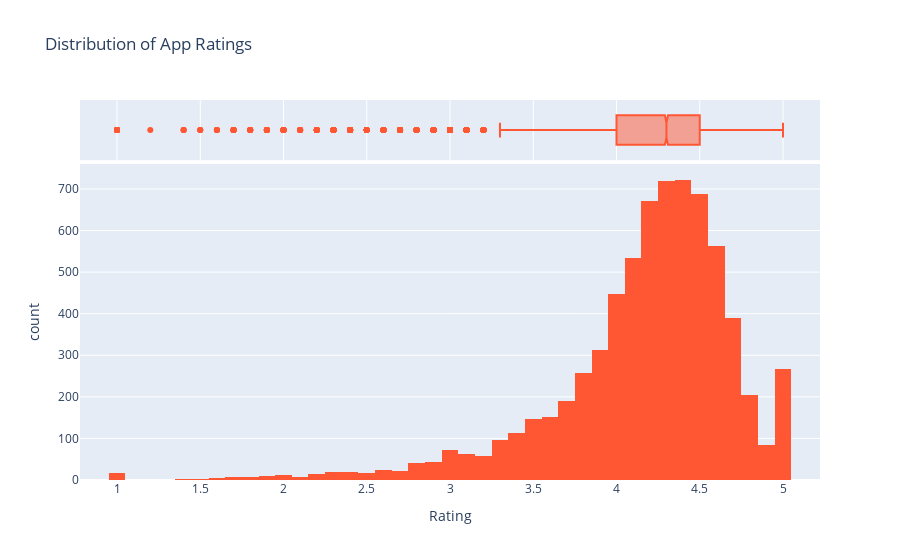

Write notebook code for a chart like this one.
### Code cell
# 3.Distribution of App Ratings
fig_rating = px.histogram(
    df, 
    x='Rating', 
    title='Distribution of App Ratings',
    marginal='box', # Show box plot for distribution detail (Skill Enhancement: Adding detail)
    color_discrete_sequence=['#FF5733']
)
fig_rating.show()

### Figure 1 — Plotly figure (JSON) as saved in the notebook; plotly's stock layout.template omitted (floating-point values rounded to 4 significant figures; data arrays with more than 128 entries replaced by an {"elided": "..."} marker saying what was removed)
{"data": [{"alignmentgroup": "True", "bingroup": "x", "hovertemplate": "Rating=%{x}<br>count=%{y}<extra></extra>", "legendgroup": "", "marker": {"color": "#FF5733", "pattern": {"shape": ""}}, "name": "", "offsetgroup": "", "orientation": "v", "showlegend": false, "type": "histogram", "x": {"elided": "7021 float values"}, "xaxis": "x", "yaxis": "y"}, {"alignmentgroup": "True", "hovertemplate": "Rating=%{x}<extra></extra>", "legendgroup": "", "marker": {"color": "#FF5733"}, "name": "", "notched": true, "offsetgroup": "", "showlegend": false, "type": "box", "x": {"elided": "7021 float values"}, "xaxis": "x2", "yaxis": "y2"}], "layout": {"autosize": true, "barmode": "relative", "legend": {"tracegroupgap": 0}, "title": {"text": "Distribution of App Ratings"}, "xaxis": {"anchor": "y", "autorange": true, "domain": [0, 1], "range": [0.7778, 5.222], "title": {"text": "Rating"}, "type": "linear"}, "xaxis2": {"anchor": "y2", "autorange": true, "domain": [0, 1], "matches": "x", "range": [0.7778, 5.222], "showgrid": true, "showticklabels": false, "type": "linear"}, "yaxis": {"anchor": "x", "autorange": true, "domain": [0, 0.8316], "range": [0, 760], "title": {"text": "count"}}, "yaxis2": {"anchor": "x2", "autorange": true, "domain": [0.8416, 1], "matches": "y2", "range": [-0.5, 0.5], "showgrid": false, "showline": false, "showticklabels": false, "ticks": "", "type": "category"}}}
